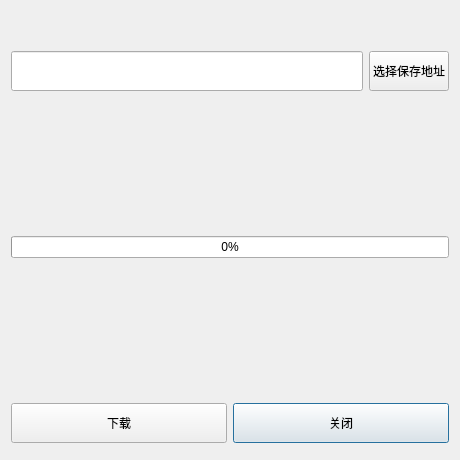
<?xml version="1.0" encoding="UTF-8"?>
<ui version="4.0">
 <class>Download</class>
 <widget class="QDialog" name="Download">
  <property name="geometry">
   <rect>
    <x>0</x>
    <y>0</y>
    <width>460</width>
    <height>460</height>
   </rect>
  </property>
  <property name="windowTitle">
   <string>Dialog</string>
  </property>
  <layout class="QGridLayout" name="gridLayout_2">
   <item row="1" column="1">
    <widget class="QPushButton" name="pushButton_3">
     <property name="minimumSize">
      <size>
       <width>0</width>
       <height>40</height>
      </size>
     </property>
     <property name="text">
      <string>关闭</string>
     </property>
    </widget>
   </item>
   <item row="1" column="0">
    <widget class="QPushButton" name="pushButton_2">
     <property name="minimumSize">
      <size>
       <width>0</width>
       <height>40</height>
      </size>
     </property>
     <property name="text">
      <string>下载</string>
     </property>
    </widget>
   </item>
   <item row="0" column="0" colspan="2">
    <layout class="QGridLayout" name="gridLayout">
     <item row="8" column="0" colspan="2">
      <widget class="QLabel" name="label_2">
       <property name="text">
        <string/>
       </property>
       <property name="alignment">
        <set>Qt::AlignCenter</set>
       </property>
      </widget>
     </item>
     <item row="1" column="1">
      <widget class="QPushButton" name="pushButton_1">
       <property name="minimumSize">
        <size>
         <width>0</width>
         <height>40</height>
        </size>
       </property>
       <property name="text">
        <string>选择保存地址</string>
       </property>
      </widget>
     </item>
     <item row="1" column="0">
      <widget class="QLineEdit" name="lineEdit">
       <property name="minimumSize">
        <size>
         <width>0</width>
         <height>40</height>
        </size>
       </property>
      </widget>
     </item>
     <item row="3" column="0" colspan="2">
      <widget class="QLabel" name="label_1">
       <property name="text">
        <string/>
       </property>
       <property name="alignment">
        <set>Qt::AlignCenter</set>
       </property>
      </widget>
     </item>
     <item row="6" column="0" colspan="2">
      <widget class="QProgressBar" name="progressBar">
       <property name="value">
        <number>0</number>
       </property>
      </widget>
     </item>
     <item row="7" column="0" colspan="2">
      <spacer name="verticalSpacer_3">
       <property name="orientation">
        <enum>Qt::Vertical</enum>
       </property>
       <property name="sizeType">
        <enum>QSizePolicy::Preferred</enum>
       </property>
       <property name="sizeHint" stdset="0">
        <size>
         <width>20</width>
         <height>40</height>
        </size>
       </property>
      </spacer>
     </item>
     <item row="0" column="0" colspan="2">
      <spacer name="verticalSpacer_2">
       <property name="orientation">
        <enum>Qt::Vertical</enum>
       </property>
       <property name="sizeType">
        <enum>QSizePolicy::Preferred</enum>
       </property>
       <property name="sizeHint" stdset="0">
        <size>
         <width>20</width>
         <height>40</height>
        </size>
       </property>
      </spacer>
     </item>
     <item row="2" column="0" colspan="2">
      <spacer name="verticalSpacer">
       <property name="orientation">
        <enum>Qt::Vertical</enum>
       </property>
       <property name="sizeType">
        <enum>QSizePolicy::Preferred</enum>
       </property>
       <property name="sizeHint" stdset="0">
        <size>
         <width>20</width>
         <height>40</height>
        </size>
       </property>
      </spacer>
     </item>
     <item row="9" column="0" colspan="2">
      <spacer name="verticalSpacer_5">
       <property name="orientation">
        <enum>Qt::Vertical</enum>
       </property>
       <property name="sizeType">
        <enum>QSizePolicy::Preferred</enum>
       </property>
       <property name="sizeHint" stdset="0">
        <size>
         <width>20</width>
         <height>40</height>
        </size>
       </property>
      </spacer>
     </item>
     <item row="5" column="0" colspan="2">
      <spacer name="verticalSpacer_6">
       <property name="orientation">
        <enum>Qt::Vertical</enum>
       </property>
       <property name="sizeType">
        <enum>QSizePolicy::Preferred</enum>
       </property>
       <property name="sizeHint" stdset="0">
        <size>
         <width>20</width>
         <height>40</height>
        </size>
       </property>
      </spacer>
     </item>
    </layout>
   </item>
   <item row="2" column="0" colspan="2">
    <spacer name="verticalSpacer_4">
     <property name="orientation">
      <enum>Qt::Vertical</enum>
     </property>
     <property name="sizeType">
      <enum>QSizePolicy::Fixed</enum>
     </property>
     <property name="sizeHint" stdset="0">
      <size>
       <width>20</width>
       <height>6</height>
      </size>
     </property>
    </spacer>
   </item>
  </layout>
 </widget>
 <resources/>
 <connections/>
</ui>
